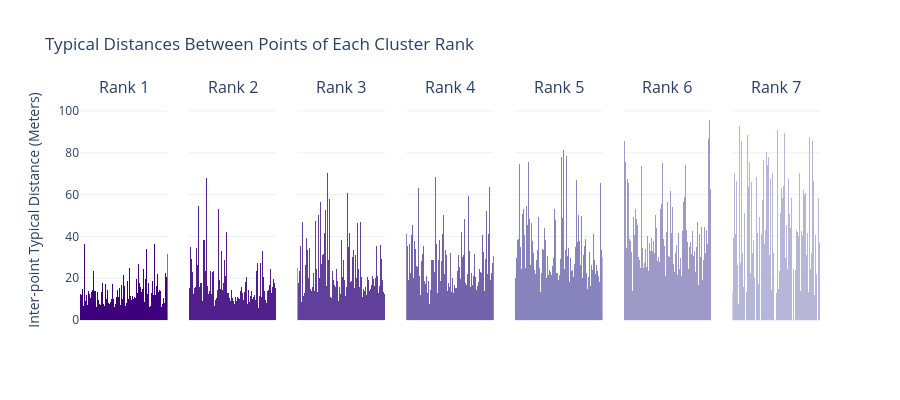

The code cell stored with this chart in its notebook:
### Code cell
import pandas as pd
import numpy as np
import plotly.express as px
import plotly.graph_objects as go
import plotly.colors

# --- 2. Calculate Stability Score ---
unique_clusters = [l for l in np.unique(model.labels_) if l != -1]
cluster_stats = []

for cid in unique_clusters:
    mask = (model.labels_ == cid)
    avg_reach = np.mean(model.reachability_[mask])
    count = np.sum(mask)
    score = count / (avg_reach + 1e-10) 
    cluster_stats.append({'cluster': cid, 'stability_score': score})

stats_df = pd.DataFrame(cluster_stats)

# --- 3. Map Scores and Bin by POINTS ---
cluster_to_score = dict(zip(stats_df['cluster'], stats_df['stability_score']))
poi_df['temp_score'] = poi_df['cluster'].map(cluster_to_score).fillna(-1)

mask_not_noise = poi_df['cluster'] != -1

# Dynamic binning
_, actual_bins = pd.qcut(
    poi_df.loc[mask_not_noise, 'temp_score'], 
    q=12, 
    duplicates='drop', 
    retbins=True
)
num_actual_bins = len(actual_bins) - 1
dynamic_labels = [f"Rank {i}" for i in range(num_actual_bins, 0, -1)]

poi_df.loc[mask_not_noise, 'Stability Rank'] = pd.qcut(
    poi_df.loc[mask_not_noise, 'temp_score'], 
    q=12, 
    labels=dynamic_labels, 
    duplicates='drop'
)

# Fix Categorical error and set sort order
poi_df['Stability Rank'] = poi_df['Stability Rank'].astype(str).replace('nan', 'Noise')
rank_sorting = {f"Rank {i}": (num_actual_bins - i + 1) for i in range(1, num_actual_bins + 1)}
rank_sorting["Noise"] = 0
poi_df['sort_order'] = poi_df['Stability Rank'].map(rank_sorting)

# --- 4. Define Palette and Ordering ---
raw_purples = plotly.colors.sample_colorscale("Purples", num_actual_bins, low=0.4, high=1.0)
purple_gradient = raw_purples[::-1] 

# This order (Noise -> Rank 7 -> Rank 1) is CRITICAL for layering
legend_order = ["Noise"] + [f"Rank {i}" for i in range(num_actual_bins, 0, -1)]
color_map = {f"Rank {i}": purple_gradient[i-1] for i in range(1, num_actual_bins + 1)}
color_map["Noise"] = "#5F5F5F" 

# Sort the DF so Rank 1 points are at the very end
poi_df = poi_df.sort_values('sort_order', ascending=True)

from plotly.subplots import make_subplots

# --- 5. Revised: Multi-Plot Reachability (In Meters) ---
earth_radius_meters = 6371008.8

num_ranks = num_actual_bins
reach_fig = make_subplots(
    rows=1, cols=num_ranks, 
    subplot_titles=[f"Rank {i}" for i in range(1, num_ranks + 1)],
    shared_yaxes=True 
)

temp_df = poi_df.sort_index()
ordering = model.ordering_

# CONVERT HERE: Multiply reachability (radians) by earth radius to get meters
reach_vals_meters = model.reachability_[ordering] * earth_radius_meters

reach_labels = temp_df.iloc[ordering]['Stability Rank'].values

for i in range(1, num_ranks + 1):
    label = f"Rank {i}"
    mask = (reach_labels == label)
    x_range = np.arange(np.sum(mask))
    
    reach_fig.add_trace(
        go.Bar(
            x=x_range,
            y=reach_vals_meters[mask], # Use the meter values
            marker_color=color_map[label],
            marker_line_width=0,
            name=label,
            showlegend=False,
            hovertemplate="Distance: %{y:.2f} m<extra></extra>"
        ),
        row=1, col=i
    )

reach_fig.update_layout(
    title="Typical Distances Between Points of Each Cluster Rank",
    height=400,
    template="plotly_white",
    bargap=0
)

# Label the axis clearly as Meters
reach_fig.update_yaxes(title_text="Inter-point Typical Distance (Meters)", row=1, col=1)
reach_fig.update_xaxes(visible=False)


# --- 6. Plot Map (Layered correctly with Israel Focus & Increased Height) ---
map_fig = go.Figure()

# Add traces manually (Noise -> Rank 7 -> Rank 1)
for label in legend_order:
    df_sub = poi_df[poi_df['Stability Rank'] == label]
    if df_sub.empty: continue
    
    map_fig.add_trace(go.Scattermap(
        lat=df_sub.geometry.y,
        lon=df_sub.geometry.x,
        mode='markers',
        marker=dict(
            size=7 if label != "Noise" else 4, 
            color=color_map[label],
            opacity=0.9 if label != "Noise" else 0.5
        ),
        name=label,
        customdata=np.stack((df_sub['cluster'], df_sub['POI_type']), axis=-1),
        hovertemplate="<b>Rank: %{text}</b><br>Cluster: %{customdata[0]}<br>Type: %{customdata[1]}<extra></extra>",
        text=df_sub['Stability Rank']
    ))

# Explicitly center the map
center_lat = poi_df.geometry.y.mean()
center_lon = poi_df.geometry.x.mean()

map_fig.update_layout(
    map=dict(
        style="carto-positron", 
        center=dict(lat=center_lat, lon=center_lon),
        zoom=8.5 # Slightly closer zoom for a taller map
    ),
    margin={"r":0,"t":40,"l":0,"b":0},
    title="Major Activity Hubs in Israel, Ranked by POI Density",
    height=900,  # CHANGED: Increased height from 700 to 900
    legend=dict(
        traceorder="reversed",
        bgcolor="rgba(255,255,255,0.7)", # Slightly transparent legend background
        yanchor="top",
        y=0.99,
        xanchor="left",
        x=0.01
    )
)


reach_fig.show()
map_fig.show()

### Figure 1 — Plotly figure (JSON) as saved in the notebook; plotly's stock layout.template omitted (floating-point values rounded to 4 significant figures; data arrays with more than 128 entries replaced by an {"elided": "..."} marker saying what was removed)
{"data": [{"hovertemplate": "Distance: %{y:.2f} m<extra></extra>", "marker": {"color": "rgb(63, 0, 125)", "line": {"width": 0}}, "name": "Rank 1", "showlegend": false, "type": "bar", "x": {"elided": "631 int values"}, "xaxis": "x", "y": {"elided": "631 float values"}, "yaxis": "y"}, {"hovertemplate": "Distance: %{y:.2f} m<extra></extra>", "marker": {"color": "rgb(80, 31, 139)", "line": {"width": 0}}, "name": "Rank 2", "showlegend": false, "type": "bar", "x": {"elided": "644 int values"}, "xaxis": "x2", "y": {"elided": "644 float values"}, "yaxis": "y2"}, {"hovertemplate": "Distance: %{y:.2f} m<extra></extra>", "marker": {"color": "rgb(97, 64, 155)", "line": {"width": 0}}, "name": "Rank 3", "showlegend": false, "type": "bar", "x": {"elided": "638 int values"}, "xaxis": "x3", "y": {"elided": "638 float values"}, "yaxis": "y3"}, {"hovertemplate": "Distance: %{y:.2f} m<extra></extra>", "marker": {"color": "rgb(115, 99, 172)", "line": {"width": 0}}, "name": "Rank 4", "showlegend": false, "type": "bar", "x": {"elided": "638 int values"}, "xaxis": "x4", "y": {"elided": "638 float values"}, "yaxis": "y4"}, {"hovertemplate": "Distance: %{y:.2f} m<extra></extra>", "marker": {"color": "rgb(134, 131, 189)", "line": {"width": 0}}, "name": "Rank 5", "showlegend": false, "type": "bar", "x": {"elided": "641 int values"}, "xaxis": "x5", "y": {"elided": "641 float values"}, "yaxis": "y5"}, {"hovertemplate": "Distance: %{y:.2f} m<extra></extra>", "marker": {"color": "rgb(158, 154, 200)", "line": {"width": 0}}, "name": "Rank 6", "showlegend": false, "type": "bar", "x": {"elided": "639 int values"}, "xaxis": "x6", "y": {"elided": "639 float values"}, "yaxis": "y6"}, {"hovertemplate": "Distance: %{y:.2f} m<extra></extra>", "marker": {"color": "rgb(182, 182, 216)", "line": {"width": 0}}, "name": "Rank 7", "showlegend": false, "type": "bar", "x": {"elided": "3836 int values"}, "xaxis": "x7", "y": {"elided": "3836 float values"}, "yaxis": "y7"}], "layout": {"annotations": [{"font": {"size": 16}, "showarrow": false, "text": "Rank 1", "x": 0.05918, "xanchor": "center", "xref": "paper", "y": 1, "yanchor": "bottom", "yref": "paper"}, {"font": {"size": 16}, "showarrow": false, "text": "Rank 2", "x": 0.2061, "xanchor": "center", "xref": "paper", "y": 1, "yanchor": "bottom", "yref": "paper"}, {"font": {"size": 16}, "showarrow": false, "text": "Rank 3", "x": 0.3531, "xanchor": "center", "xref": "paper", "y": 1, "yanchor": "bottom", "yref": "paper"}, {"font": {"size": 16}, "showarrow": false, "text": "Rank 4", "x": 0.5, "xanchor": "center", "xref": "paper", "y": 1, "yanchor": "bottom", "yref": "paper"}, {"font": {"size": 16}, "showarrow": false, "text": "Rank 5", "x": 0.6469, "xanchor": "center", "xref": "paper", "y": 1, "yanchor": "bottom", "yref": "paper"}, {"font": {"size": 16}, "showarrow": false, "text": "Rank 6", "x": 0.7939, "xanchor": "center", "xref": "paper", "y": 1, "yanchor": "bottom", "yref": "paper"}, {"font": {"size": 16}, "showarrow": false, "text": "Rank 7", "x": 0.9408, "xanchor": "center", "xref": "paper", "y": 1, "yanchor": "bottom", "yref": "paper"}], "bargap": 0, "height": 400, "title": {"text": "Typical Distances Between Points of Each Cluster Rank"}, "xaxis": {"anchor": "y", "domain": [0, 0.1184], "visible": false}, "xaxis2": {"anchor": "y2", "domain": [0.1469, 0.2653], "visible": false}, "xaxis3": {"anchor": "y3", "domain": [0.2939, 0.4122], "visible": false}, "xaxis4": {"anchor": "y4", "domain": [0.4408, 0.5592], "visible": false}, "xaxis5": {"anchor": "y5", "domain": [0.5878, 0.7061], "visible": false}, "xaxis6": {"anchor": "y6", "domain": [0.7347, 0.8531], "visible": false}, "xaxis7": {"anchor": "y7", "domain": [0.8816, 1.0], "visible": false}, "yaxis": {"anchor": "x", "domain": [0, 1], "title": {"text": "Inter-point Typical Distance (Meters)"}}, "yaxis2": {"anchor": "x2", "domain": [0, 1], "matches": "y", "showticklabels": false}, "yaxis3": {"anchor": "x3", "domain": [0, 1], "matches": "y", "showticklabels": false}, "yaxis4": {"anchor": "x4", "domain": [0, 1], "matches": "y", "showticklabels": false}, "yaxis5": {"anchor": "x5", "domain": [0, 1], "matches": "y", "showticklabels": false}, "yaxis6": {"anchor": "x6", "domain": [0, 1], "matches": "y", "showticklabels": false}, "yaxis7": {"anchor": "x7", "domain": [0, 1], "matches": "y", "showticklabels": false}}}
